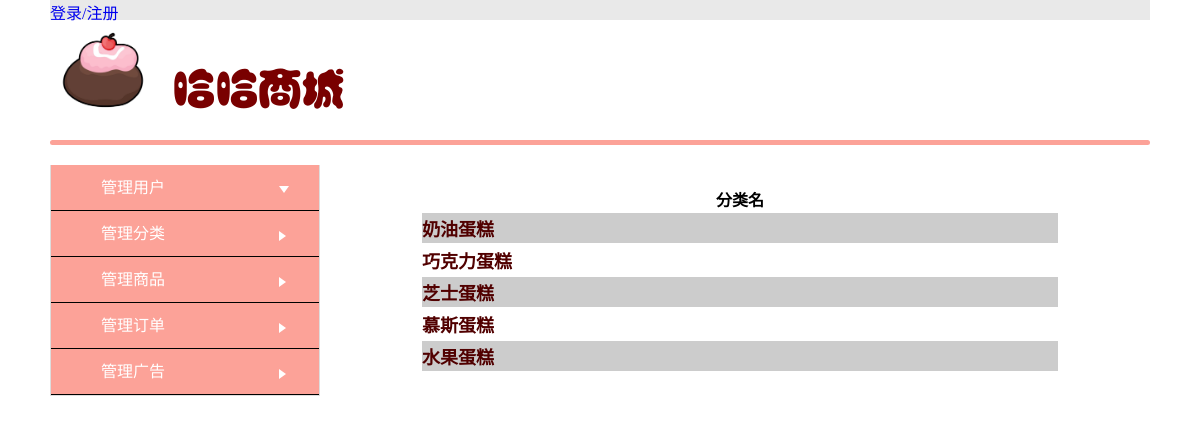
/admin.php?action=showfenlei, run on the app's committed database.
### tables this page shows
CREATE TABLE `fenlei` (
  `id` int(20) NOT NULL COMMENT 'AUTO_INCREMENT',
  `mingcheng` varchar(20) NOT NULL
);

### function/fenlei.php (the view, shortened to what this page needs)
<?php
class fenlei{
       ?>
      <?php }
    function show(){
         $net=new net();
       $lianjie=$net->lianjie();
       ?>
       <center>
    <table border="1" align="center" width="80%" style="margin-top: 20px;">
            <tr >
                <th>分类名</th>
        <?php
        $select="SELECT mingcheng FROM `fenlei`";
        $stmt=$lianjie->query($select);
        $col=0;
        while(list($mingcheng)=$stmt->fetch(PDO::FETCH_NUM)){
            if($col%2==0){
                echo '<tr bgcolor=#cccccc>';
            }
            else {echo '<tr>';}
            echo  '<td style="height:30px;"><p>'.$mingcheng.'</p></td>';
            echo '</tr>';
            $col++;
        }
            ?>
         </table></center>
           <?php
}
}

### data on the page
fenlei: mingcheng "奶油蛋糕"
fenlei: mingcheng "巧克力蛋糕"
fenlei: mingcheng "芝士蛋糕"
fenlei: mingcheng "慕斯蛋糕"
fenlei: mingcheng "水果蛋糕"
